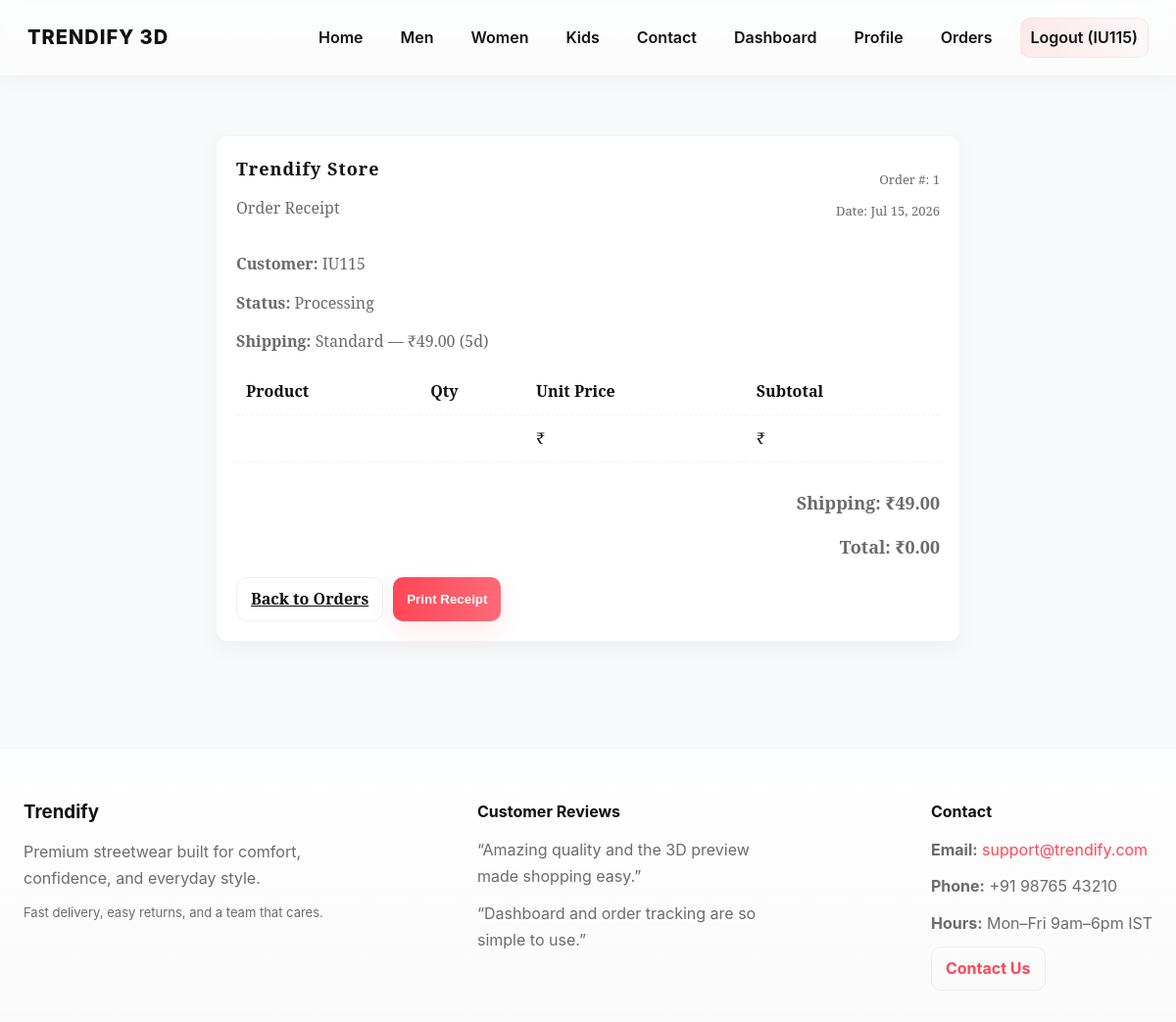
The app's page /receipt/1/ (signed in) with its own data.
### store/models.py (models this page shows, shortened)
class Order(models.Model):
    STATUS_CHOICES = [
        ('PENDING', 'Pending Payment'),
        ('PAID', 'Paid'),
        ('PROCESSING', 'Processing'),
        ('SHIPPED', 'Shipped'),
        ('DELIVERED', 'Delivered'),
        ('CANCELLED', 'Cancelled'),
    ]
    user = models.ForeignKey(User, on_delete=models.CASCADE, related_name='orders')
    order_number = models.CharField(max_length=100, unique=True)
    status = models.CharField(max_length=50, choices=STATUS_CHOICES, default='PENDING')
    shipping_option = models.ForeignKey('ShippingOption', on_delete=models.SET_NULL, null=True, blank=True)
    shipping_address = models.TextField()
    shipping_cost = models.DecimalField(max_digits=8, decimal_places=2, default=0)
    shipped_date = models.DateTimeField(blank=True, null=True)
    tracking_number = models.CharField(max_length=200, blank=True, null=True)
    subtotal = models.DecimalField(max_digits=10, decimal_places=2, default=0)
    tax = models.DecimalField(max_digits=10, decimal_places=2, default=0)
    discount = models.DecimalField(max_digits=10, decimal_places=2, default=0)
    total_cost = models.DecimalField(max_digits=10, decimal_places=2, default=0)
    payment_method = models.CharField(max_length=50, blank=True, null=True)
    payment_status = models.CharField(max_length=50, default='PENDING')
    transaction_id = models.CharField(max_length=200, blank=True, null=True)
    ordered_date = models.DateTimeField(auto_now_add=True)
    updated_date = models.DateTimeField(auto_now=True)
    class Meta:
        ordering = ['-ordered_date']

class ShippingOption(models.Model):
    name = models.CharField(max_length=120)
    price = models.DecimalField(max_digits=8, decimal_places=2, default=0)
    estimated_days = models.IntegerField(default=3)
    carrier = models.CharField(max_length=120, blank=True)
    def __str__(self):
        return f"{self.name} — ₹{self.price} ({self.estimated_days}d)"

### store/views.py (the view)
# urls.py: path('receipt/<int:order_id>/', views.receipt_view, name='receipt'),
@login_required(login_url='login')
def receipt_view(request, order_id):
    order = get_object_or_404(Order, id=order_id, user=request.user)
    return render(request, 'receipt.html', {'order': order})

### templates/receipt.html (shortened to what this page needs)
{% extends 'base.html' %}
{% block content %}
<div class="receipt">
    <header>
        <div>
            <div class="company">Trendify Store</div>
            <p>Order Receipt</p>
        </div>
        <div class="meta">
            <p>Order #: {{ order.id }}</p>
            <p>Date: {{ order.ordered_date|date:"M d, Y" }}</p>
        </div>
    </header>
    <section>
        <p><strong>Customer:</strong> {{ order.user.username }}</p>
        <p><strong>Status:</strong> {{ order.status }}</p>
        <p><strong>Shipping:</strong> {{ order.shipping_option }}</p>
    </section>
    <table>
        <thead>
            <tr>
                <th>Product</th>
                <th>Qty</th>
                <th>Unit Price</th>
                <th>Subtotal</th>
            </tr>
        </thead>
        <tbody>
            <tr>
                <td>{{ order.product.name }}</td>
                <td>{{ order.quantity }}</td>
                <td>₹{{ order.product.price }}</td>
                <td>₹{{ order.product.price|floatformat:2|add:""|floatformat:2|floatformat:2 }}</td>
            </tr>
        </tbody>
    </table>
    <div class="total">
        <p><strong>Shipping:</strong> ₹{{ order.shipping_cost|floatformat:2 }}</p>
        <p><strong>Total:</strong> ₹{{ order.total_cost|floatformat:2 }}</p>
    </div>
    <div class="receipt-actions">
        <a class="btn btn--ghost" href="{% url 'orders' %}">Back to Orders</a>
        <button class="btn btn--primary" onclick="window.print()">Print Receipt</button>
    </div>
</div>
{% endblock %}

### templates/base.html (shortened to what this page needs)
<!DOCTYPE html>
<html lang="en">
<head>
    {% load static %}
    <link rel="stylesheet" href="{% static 'css/style.css' %}">
</head>
<body>
    <nav class="navbar">
        <div class="logo">TRENDIFY 3D</div>
        <div class="nav-links">
            <a href="{% url 'home' %}">Home</a>
            <a href="{% url 'men' %}">Men</a>
            <a href="{% url 'women' %}">Women</a>
            <a href="{% url 'kids' %}">Kids</a>
            <a href="{% url 'contact' %}">Contact</a>
            {% if user.is_authenticated %}
                <a href="{% url 'dashboard' %}">Dashboard</a>
                <a href="{% url 'profile' %}">Profile</a>
                <a href="{% url 'orders' %}">Orders</a>
                <a href="{% url 'logout' %}" class="auth-btn">Logout ({{ user.username }})</a>
            {% else %}
                <a href="{% url 'login' %}" class="auth-btn">Login</a>
                <a href="{% url 'register' %}" class="auth-btn">Register</a>
            {% endif %}
        </div>
    </nav>
    <main class="container">
        {% block content %}
        {% endblock %}
    </main>
    <footer class="footer">
        <div class="footer-col">
            <h3>Trendify</h3>
            <p>Premium streetwear built for comfort, confidence, and everyday style.</p>
            <p class="muted">Fast delivery, easy returns, and a team that cares.</p>
        </div>
        <div class="footer-col">
            <h4>Customer Reviews</h4>
            <p>“Amazing quality and the 3D preview made shopping easy.”</p>
            <p>“Dashboard and order tracking are so simple to use.”</p>
        </div>
        <div class="footer-col">
            <h4>Contact</h4>
            <p><strong>Email:</strong> <a href="mailto:support@trendify.com">support@trendify.com</a></p>
            <p><strong>Phone:</strong> +91 98765 43210</p>
            <p><strong>Hours:</strong> Mon–Fri 9am–6pm IST</p>
            <a class="btn btn--ghost" href="{% url 'contact' %}">Contact Us</a>
        </div>
    </footer>
</body>
</html>

### static/css/style.css (style rules this page uses)
:root { --bg: #f8f9fa; --dark: #111111; --accent: #ff4757; --surface: #ffffff; --muted: #6b6b6b; --glass-alpha: 0.60; --radius-lg: 14px; --radius-md: 10px; --radius-sm: 8px; --shadow-soft: 0 10px 30px rgba(16,18,20,0.06); --shadow-hover: 0 18px 40px rgba(16,18,20,0.10); --glass-border: rgba(255,255,255,0.5); --transition-fast: 180ms cubic-bezier(.2,.8,.2,1); --max-width: 1200px; --gutter: 24px; --container-padding: 24px; --focus-ring: 0 0 0 4px rgba(255,71,87,0.12); }
* { box-sizing: border-box; -webkit-font-smoothing:antialiased; -moz-osx-font-smoothing:grayscale; }
html,body { height:100%; }
body { margin: 0; font-family: Inter, ui-sans-serif, system-ui, -apple-system, "Segoe UI", Roboto, "Helvetica Neue", Arial; background: var(--bg); color: var(--dark); line-height: 1.45; -webkit-text-size-adjust: 100%; -ms-text-size-adjust: 100%; -webkit-tap-highlight-color: transparent; }
.container { width: 100%; max-width: var(--max-width); margin: 0 auto; padding: 28px var(--container-padding); }
.navbar { position: sticky; top: 0; z-index: 60; display: flex; align-items:center; justify-content:space-between; padding: 18px calc(var(--container-padding) + 4px); background: linear-gradient(180deg, rgba(255,255,255,var(--glass-alpha)), rgba(255,255,255,0.55)); backdrop-filter: blur(10px) saturate(120%); -webkit-backdrop-filter: blur(10px) saturate(120%); border-bottom: 1px solid rgba(16,18,20,0.04); box-shadow: 0 6px 18px rgba(16,18,20,0.03); }
.logo { font-weight: 800; font-size: 20px; letter-spacing: 1px; color: var(--dark); text-decoration: none; display:inline-flex; align-items:center; gap:10px; }
.nav-links { display:flex; align-items:center; gap:18px; }
.nav-links a { color: var(--dark); text-decoration: none; font-weight:600; padding: 8px 10px; border-radius: 10px; transition: color var(--transition-fast), background var(--transition-fast), transform var(--transition-fast); }
.auth-btn { background: linear-gradient(90deg, rgba(255,71,87,0.10), rgba(255,71,87,0.03)); border: 1px solid rgba(255,71,87,0.08); color: var(--dark); padding: 8px 12px; border-radius: 10px; font-weight:700; }
.btn { display:inline-flex; align-items:center; justify-content:center; gap:8px; padding: 10px 14px; border-radius: 10px; font-weight:700; cursor:pointer; border: none; background: linear-gradient(90deg, #fffaf0, #fff7ee); color: var(--dark); transition: transform var(--transition-fast), box-shadow var(--transition-fast); }
.btn--primary { background: linear-gradient(90deg, var(--accent), #ff6a76); color: #fff; box-shadow: 0 10px 24px rgba(255,71,87,0.12); }
.btn--ghost { background: transparent; border: 1px solid rgba(16,18,20,0.06); color: var(--dark); }
.receipt { max-width: 760px; margin: 32px auto; background: var(--surface); padding: 20px; border-radius: 12px; border: 1px solid rgba(16,18,20,0.04); box-shadow: 0 8px 22px rgba(16,18,20,0.04); color: var(--dark); font-family: "Noto Serif", Georgia, serif; }
.receipt header { display:flex; align-items:center; justify-content:space-between; gap:12px; margin-bottom: 18px; }
.receipt .company { font-size: 18px; font-weight:900; letter-spacing:1px; }
.receipt .meta { text-align:right; color:var(--muted); font-size:13px; }
.receipt table { width:100%; border-collapse:collapse; margin-top:12px; }
.receipt table th, .receipt table td { padding: 12px 10px; border-bottom: 1px dashed rgba(16,18,20,0.04); text-align:left; }
.receipt .total { text-align:right; font-weight:900; font-size:18px; padding-top:10px; }
.footer { margin-top: 48px; padding: 32px var(--container-padding); background: linear-gradient(180deg, rgba(255,255,255,0.92), rgba(250,250,250,0.98)); color: var(--muted); display:flex; justify-content:space-between; align-items:flex-start; gap: 24px; border-top:1px solid rgba(16,18,20,0.03); }
.footer-col { max-width: 310px; }
.footer-col h3, .footer-col h4 { margin-bottom: 14px; color: var(--dark); }
.footer-col p { margin: 10px 0; line-height: 1.7; }
.footer-col a { color: var(--accent); text-decoration: none; }
main.container p { color: var(--muted); }
.receipt-actions { display:flex; gap:10px; margin-top:12px; }
.muted { color:var(--muted); font-size:13px; }

### records on screen
Order: id "1", ordered_date "Jul 15, 2026", user.username "IU115", status "Processing", shipping_option "Standard — ₹49.00 (5d)", shipping_cost "49.00", total_cost "0.00"

### other values on screen
{{ user.username }} "IU115"
